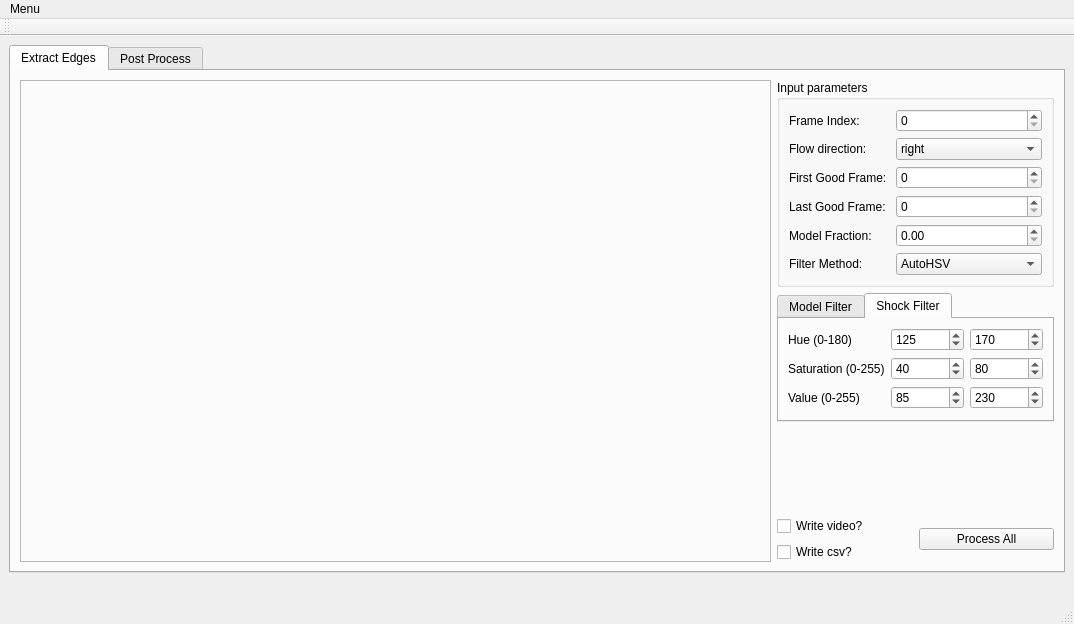
<?xml version="1.0" encoding="UTF-8"?>
<ui version="4.0">
 <class>MainWindow</class>
 <widget class="QMainWindow" name="MainWindow">
  <property name="geometry">
   <rect>
    <x>0</x>
    <y>0</y>
    <width>1074</width>
    <height>624</height>
   </rect>
  </property>
  <property name="windowTitle">
   <string>MainWindow</string>
  </property>
  <widget class="QWidget" name="centralwidget">
   <layout class="QVBoxLayout" name="verticalLayout_4">
    <item>
     <widget class="QTabWidget" name="tabWidget">
      <property name="currentIndex">
       <number>0</number>
      </property>
      <widget class="QWidget" name="tab">
       <attribute name="title">
        <string>Extract Edges</string>
       </attribute>
       <layout class="QHBoxLayout" name="horizontalLayout_8">
        <item>
         <widget class="QFrame" name="frame">
          <property name="sizePolicy">
           <sizepolicy hsizetype="Expanding" vsizetype="Expanding">
            <horstretch>0</horstretch>
            <verstretch>0</verstretch>
           </sizepolicy>
          </property>
          <property name="minimumSize">
           <size>
            <width>751</width>
            <height>471</height>
           </size>
          </property>
          <property name="frameShape">
           <enum>QFrame::StyledPanel</enum>
          </property>
          <property name="frameShadow">
           <enum>QFrame::Raised</enum>
          </property>
          <widget class="QLabel" name="label_img">
           <property name="geometry">
            <rect>
             <x>10</x>
             <y>10</y>
             <width>731</width>
             <height>451</height>
            </rect>
           </property>
           <property name="minimumSize">
            <size>
             <width>731</width>
             <height>451</height>
            </size>
           </property>
           <property name="mouseTracking">
            <bool>true</bool>
           </property>
           <property name="text">
            <string/>
           </property>
          </widget>
         </widget>
        </item>
        <item>
         <layout class="QVBoxLayout" name="verticalLayout_6">
          <item>
           <widget class="QGroupBox" name="groupBox_2">
            <property name="title">
             <string>Input parameters</string>
            </property>
            <layout class="QVBoxLayout" name="verticalLayout_5">
             <item>
              <layout class="QFormLayout" name="formLayout">
               <item row="0" column="0">
                <widget class="QLabel" name="label_7">
                 <property name="text">
                  <string>Frame Index:</string>
                 </property>
                </widget>
               </item>
               <item row="0" column="1">
                <widget class="QSpinBox" name="spinBox_FrameIndex">
                 <property name="maximum">
                  <number>100000</number>
                 </property>
                 <property name="value">
                  <number>0</number>
                 </property>
                </widget>
               </item>
               <item row="1" column="0">
                <widget class="QLabel" name="label_3">
                 <property name="text">
                  <string>Flow direction:</string>
                 </property>
                </widget>
               </item>
               <item row="1" column="1">
                <widget class="QComboBox" name="comboBox_flowDirection">
                 <item>
                  <property name="text">
                   <string>right</string>
                  </property>
                 </item>
                 <item>
                  <property name="text">
                   <string>left</string>
                  </property>
                 </item>
                </widget>
               </item>
               <item row="2" column="0">
                <widget class="QLabel" name="label_17">
                 <property name="text">
                  <string>First Good Frame: </string>
                 </property>
                </widget>
               </item>
               <item row="2" column="1">
                <widget class="QSpinBox" name="spinBox_FirstGoodFrame">
                 <property name="maximum">
                  <number>100000</number>
                 </property>
                 <property name="value">
                  <number>0</number>
                 </property>
                </widget>
               </item>
               <item row="3" column="0">
                <widget class="QLabel" name="label_18">
                 <property name="text">
                  <string>Last Good Frame:</string>
                 </property>
                </widget>
               </item>
               <item row="3" column="1">
                <widget class="QSpinBox" name="spinBox_LastGoodFrame">
                 <property name="maximum">
                  <number>100000</number>
                 </property>
                 <property name="value">
                  <number>0</number>
                 </property>
                </widget>
               </item>
               <item row="4" column="0">
                <widget class="QLabel" name="label_19">
                 <property name="text">
                  <string>Model Fraction:</string>
                 </property>
                </widget>
               </item>
               <item row="4" column="1">
                <widget class="QDoubleSpinBox" name="doubleSpinBox_modelFraction"/>
               </item>
               <item row="5" column="0">
                <widget class="QLabel" name="label_4">
                 <property name="text">
                  <string>Filter Method:</string>
                 </property>
                </widget>
               </item>
               <item row="5" column="1">
                <widget class="QComboBox" name="comboBox_filterType">
                 <item>
                  <property name="text">
                   <string>AutoHSV</string>
                  </property>
                 </item>
                 <item>
                  <property name="text">
                   <string>CNN</string>
                  </property>
                 </item>
                 <item>
                  <property name="text">
                   <string>HSV</string>
                  </property>
                 </item>
                 <item>
                  <property name="text">
                   <string>GRAY</string>
                  </property>
                 </item>
                </widget>
               </item>
              </layout>
             </item>
            </layout>
           </widget>
          </item>
          <item>
           <widget class="QTabWidget" name="FilterTabs">
            <property name="currentIndex">
             <number>1</number>
            </property>
            <widget class="QWidget" name="tab_3">
             <attribute name="title">
              <string>Model Filter</string>
             </attribute>
             <layout class="QVBoxLayout" name="verticalLayout_2">
              <item>
               <layout class="QFormLayout" name="formLayout_2">
                <property name="fieldGrowthPolicy">
                 <enum>QFormLayout::AllNonFixedFieldsGrow</enum>
                </property>
                <item row="0" column="0">
                 <widget class="QLabel" name="label_8">
                  <property name="text">
                   <string>Hue (0-180)</string>
                  </property>
                 </widget>
                </item>
                <item row="0" column="1">
                 <layout class="QHBoxLayout" name="horizontalLayout_3">
                  <item>
                   <widget class="QSpinBox" name="minHue">
                    <property name="maximum">
                     <number>180</number>
                    </property>
                    <property name="value">
                     <number>0</number>
                    </property>
                   </widget>
                  </item>
                  <item>
                   <widget class="QSpinBox" name="maxHue">
                    <property name="maximum">
                     <number>180</number>
                    </property>
                    <property name="value">
                     <number>121</number>
                    </property>
                   </widget>
                  </item>
                 </layout>
                </item>
                <item row="1" column="0">
                 <widget class="QLabel" name="label_9">
                  <property name="text">
                   <string>Saturation (0-255)</string>
                  </property>
                 </widget>
                </item>
                <item row="1" column="1">
                 <layout class="QHBoxLayout" name="horizontalLayout_4">
                  <item>
                   <widget class="QSpinBox" name="minSaturation">
                    <property name="maximum">
                     <number>255</number>
                    </property>
                    <property name="value">
                     <number>0</number>
                    </property>
                   </widget>
                  </item>
                  <item>
                   <widget class="QSpinBox" name="maxSaturation">
                    <property name="maximum">
                     <number>255</number>
                    </property>
                    <property name="value">
                     <number>125</number>
                    </property>
                   </widget>
                  </item>
                 </layout>
                </item>
                <item row="2" column="0">
                 <widget class="QLabel" name="label_5">
                  <property name="text">
                   <string>Value (0-255)</string>
                  </property>
                 </widget>
                </item>
                <item row="2" column="1">
                 <layout class="QHBoxLayout" name="horizontalLayout_2">
                  <item>
                   <widget class="QSpinBox" name="minIntensity">
                    <property name="maximum">
                     <number>242</number>
                    </property>
                    <property name="value">
                     <number>150</number>
                    </property>
                   </widget>
                  </item>
                  <item>
                   <widget class="QSpinBox" name="maxIntensity">
                    <property name="maximum">
                     <number>255</number>
                    </property>
                    <property name="value">
                     <number>255</number>
                    </property>
                   </widget>
                  </item>
                 </layout>
                </item>
               </layout>
              </item>
             </layout>
            </widget>
            <widget class="QWidget" name="tab_4">
             <attribute name="title">
              <string>Shock Filter</string>
             </attribute>
             <layout class="QHBoxLayout" name="horizontalLayout_9">
              <item>
               <layout class="QFormLayout" name="formLayout_4">
                <property name="fieldGrowthPolicy">
                 <enum>QFormLayout::AllNonFixedFieldsGrow</enum>
                </property>
                <item row="1" column="0">
                 <widget class="QLabel" name="label_15">
                  <property name="text">
                   <string>Hue (0-180)</string>
                  </property>
                 </widget>
                </item>
                <item row="1" column="1">
                 <layout class="QHBoxLayout" name="horizontalLayout_6">
                  <item>
                   <widget class="QSpinBox" name="minHue_2">
                    <property name="maximum">
                     <number>180</number>
                    </property>
                    <property name="value">
                     <number>125</number>
                    </property>
                   </widget>
                  </item>
                  <item>
                   <widget class="QSpinBox" name="maxHue_2">
                    <property name="maximum">
                     <number>180</number>
                    </property>
                    <property name="value">
                     <number>170</number>
                    </property>
                   </widget>
                  </item>
                 </layout>
                </item>
                <item row="2" column="0">
                 <widget class="QLabel" name="label_16">
                  <property name="text">
                   <string>Saturation (0-255)</string>
                  </property>
                 </widget>
                </item>
                <item row="2" column="1">
                 <layout class="QHBoxLayout" name="horizontalLayout_7">
                  <item>
                   <widget class="QSpinBox" name="minSaturation_2">
                    <property name="maximum">
                     <number>255</number>
                    </property>
                    <property name="value">
                     <number>40</number>
                    </property>
                   </widget>
                  </item>
                  <item>
                   <widget class="QSpinBox" name="maxSaturation_2">
                    <property name="maximum">
                     <number>255</number>
                    </property>
                    <property name="value">
                     <number>80</number>
                    </property>
                   </widget>
                  </item>
                 </layout>
                </item>
                <item row="3" column="0">
                 <widget class="QLabel" name="label_6">
                  <property name="text">
                   <string>Value (0-255)</string>
                  </property>
                 </widget>
                </item>
                <item row="3" column="1">
                 <layout class="QHBoxLayout" name="horizontalLayout_5">
                  <item>
                   <widget class="QSpinBox" name="minIntensity_2">
                    <property name="maximum">
                     <number>242</number>
                    </property>
                    <property name="value">
                     <number>85</number>
                    </property>
                   </widget>
                  </item>
                  <item>
                   <widget class="QSpinBox" name="maxIntensity_2">
                    <property name="maximum">
                     <number>255</number>
                    </property>
                    <property name="value">
                     <number>230</number>
                    </property>
                   </widget>
                  </item>
                 </layout>
                </item>
               </layout>
              </item>
             </layout>
            </widget>
           </widget>
          </item>
          <item>
           <spacer name="verticalSpacer">
            <property name="orientation">
             <enum>Qt::Vertical</enum>
            </property>
            <property name="sizeHint" stdset="0">
             <size>
              <width>20</width>
              <height>40</height>
             </size>
            </property>
           </spacer>
          </item>
          <item>
           <layout class="QHBoxLayout" name="horizontalLayout">
            <item>
             <layout class="QVBoxLayout" name="verticalLayout">
              <item>
               <widget class="QCheckBox" name="checkBox_writeVideo">
                <property name="text">
                 <string>Write video?</string>
                </property>
               </widget>
              </item>
              <item>
               <widget class="QCheckBox" name="checkBox_writeCSV">
                <property name="text">
                 <string>Write csv?</string>
                </property>
               </widget>
              </item>
             </layout>
            </item>
            <item>
             <widget class="QPushButton" name="pushButton_process">
              <property name="text">
               <string>Process All</string>
              </property>
             </widget>
            </item>
           </layout>
          </item>
         </layout>
        </item>
       </layout>
      </widget>
      <widget class="QWidget" name="tab_2">
       <attribute name="title">
        <string>Post Process</string>
       </attribute>
       <widget class="QGraphicsView" name="graphicsView_2">
        <property name="geometry">
         <rect>
          <x>10</x>
          <y>10</y>
          <width>351</width>
          <height>311</height>
         </rect>
        </property>
        <property name="tabletTracking">
         <bool>false</bool>
        </property>
       </widget>
       <widget class="QGroupBox" name="postProcessParams">
        <property name="geometry">
         <rect>
          <x>750</x>
          <y>20</y>
          <width>341</width>
          <height>301</height>
         </rect>
        </property>
        <property name="title">
         <string>Post process parameters</string>
        </property>
        <widget class="QWidget" name="formLayoutWidget_3">
         <property name="geometry">
          <rect>
           <x>30</x>
           <y>30</y>
           <width>291</width>
           <height>161</height>
          </rect>
         </property>
         <layout class="QFormLayout" name="formLayout_3">
          <item row="0" column="0">
           <widget class="QLabel" name="label_10">
            <property name="text">
             <string>Frames per second</string>
            </property>
           </widget>
          </item>
          <item row="0" column="1">
           <widget class="QSpinBox" name="spinBox_firstFrame_2">
            <property name="maximum">
             <number>5000</number>
            </property>
           </widget>
          </item>
          <item row="1" column="0">
           <widget class="QLabel" name="label_11">
            <property name="text">
             <string>Min model area (%)</string>
            </property>
           </widget>
          </item>
          <item row="1" column="1">
           <widget class="QSpinBox" name="spinBox_3"/>
          </item>
          <item row="2" column="0">
           <widget class="QLabel" name="label_12">
            <property name="text">
             <string>Model radius</string>
            </property>
           </widget>
          </item>
          <item row="2" column="1">
           <widget class="QSpinBox" name="spinBox_4">
            <property name="maximum">
             <number>10000</number>
            </property>
           </widget>
          </item>
          <item row="3" column="0">
           <widget class="QLabel" name="label_13">
            <property name="text">
             <string>Flow direction:</string>
            </property>
           </widget>
          </item>
          <item row="3" column="1">
           <widget class="QComboBox" name="comboBox_flowDirectionPP">
            <item>
             <property name="text">
              <string>right</string>
             </property>
            </item>
            <item>
             <property name="text">
              <string>left</string>
             </property>
            </item>
           </widget>
          </item>
          <item row="4" column="1">
           <widget class="QSpinBox" name="spinBox">
            <property name="minimum">
             <number>1</number>
            </property>
            <property name="maximum">
             <number>5</number>
            </property>
           </widget>
          </item>
          <item row="4" column="0">
           <widget class="QLabel" name="label_14">
            <property name="text">
             <string>Skip index</string>
            </property>
           </widget>
          </item>
         </layout>
        </widget>
       </widget>
       <widget class="QTextBrowser" name="textBrowser">
        <property name="geometry">
         <rect>
          <x>10</x>
          <y>340</y>
          <width>721</width>
          <height>181</height>
         </rect>
        </property>
       </widget>
       <widget class="QGraphicsView" name="graphicsView_3">
        <property name="geometry">
         <rect>
          <x>380</x>
          <y>10</y>
          <width>351</width>
          <height>311</height>
         </rect>
        </property>
        <property name="tabletTracking">
         <bool>false</bool>
        </property>
       </widget>
      </widget>
     </widget>
    </item>
    <item>
     <widget class="QLabel" name="basebar">
      <property name="text">
       <string/>
      </property>
     </widget>
    </item>
   </layout>
  </widget>
  <widget class="QMenuBar" name="menubar">
   <property name="geometry">
    <rect>
     <x>0</x>
     <y>0</y>
     <width>1074</width>
     <height>22</height>
    </rect>
   </property>
   <widget class="QMenu" name="menuMenu">
    <property name="title">
     <string>Menu</string>
    </property>
    <widget class="QMenu" name="menuFilters">
     <property name="title">
      <string>Filters</string>
     </property>
     <addaction name="actionLoad_Filter_2"/>
     <addaction name="actionSave_Filter_2"/>
    </widget>
    <addaction name="actionLoad_video"/>
    <addaction name="menuFilters"/>
    <addaction name="actionExit_2"/>
   </widget>
   <addaction name="menuMenu"/>
  </widget>
  <widget class="QStatusBar" name="statusbar"/>
  <widget class="QToolBar" name="toolBar">
   <property name="windowTitle">
    <string>toolBar</string>
   </property>
   <attribute name="toolBarArea">
    <enum>TopToolBarArea</enum>
   </attribute>
   <attribute name="toolBarBreak">
    <bool>false</bool>
   </attribute>
  </widget>
  <action name="actionLoad_video">
   <property name="text">
    <string>Load video</string>
   </property>
  </action>
  <action name="actionExit">
   <property name="text">
    <string>Exit</string>
   </property>
  </action>
  <action name="actionSave_Filter">
   <property name="text">
    <string>Save Filter</string>
   </property>
  </action>
  <action name="actionLoad_Filter_2">
   <property name="text">
    <string>Load Filter</string>
   </property>
  </action>
  <action name="actionSave_Filter_2">
   <property name="text">
    <string>Save Filter</string>
   </property>
  </action>
  <action name="actionExit_2">
   <property name="text">
    <string>Exit</string>
   </property>
  </action>
 </widget>
 <resources/>
 <connections/>
</ui>
